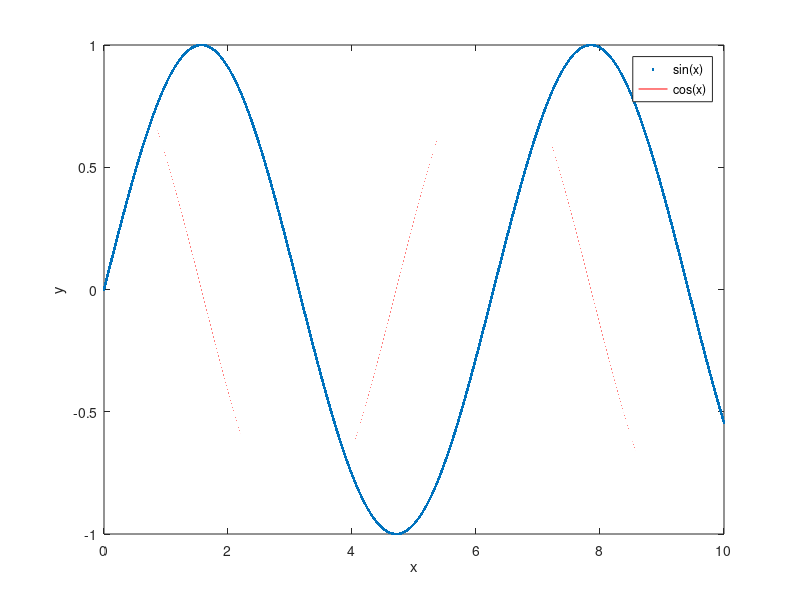

MATLAB code for this plot:
clc; 
clearvars;
close all; 

x = linspace(0, 10, 1000000);
y_sin = sin(x);
y_cos = cos(x);

plot(x, y_sin, '.');
hold on;
plot(x, y_cos, '-r'); % Plotting cos(x) in red
xlabel('x');
ylabel('y');
legend('sin(x)', 'cos(x)');
